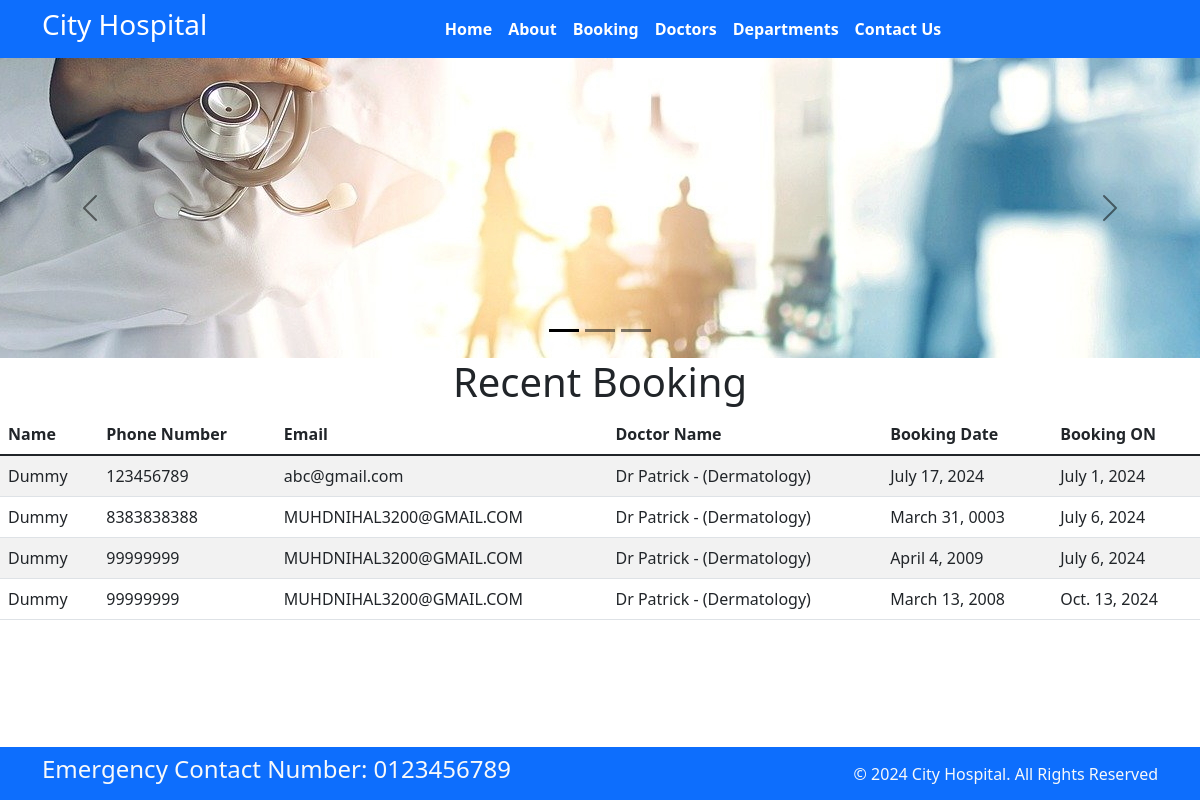
The page / on the database its author committed.
### home/models.py (models this page shows)
class Booking(models.Model):
    p_name = models.CharField(max_length=255)
    p_phone = models.CharField(max_length=10)
    p_email = models.EmailField()
    doc_name = models.ForeignKey(Doctors, on_delete=models.CASCADE)
    booking_date = models.DateField()
    booked_on = models.DateField(auto_now=True)

class Doctors(models.Model):
    doc_name = models.CharField(max_length=255)
    doc_spec = models.CharField(max_length=255)
    dep_name = models.ForeignKey(Departments, on_delete=models.CASCADE)
    doc_image = models.ImageField(upload_to='doctors')
    def __str__(self):
        return 'Dr ' +  self.doc_name + ' - (' + self.doc_spec + ')'

### home/views.py (the view)
# urls.py: path('', views.index, name='home'),
def index(request):
    booking = {
        "booking": Booking.objects.all()
    }
    return render(request, 'index.html', booking)

### templates/index.html (shortened to what this page needs)
{% extends 'base.html' %}
{% block content %}
{% load static %}
<div id="carouselExampleDark" class="carousel carousel-dark slide" data-bs-ride="carousel">
    <div class="carousel-indicators">
        <button type="button" data-bs-target="#carouselExampleDark" data-bs-slide-to="0" class="active" aria-current="true" aria-label="Slide 1"></button>
        <button type="button" data-bs-target="#carouselExampleDark" data-bs-slide-to="1" aria-label="Slide 2"></button>
        <button type="button" data-bs-target="#carouselExampleDark" data-bs-slide-to="2" aria-label="Slide 3"></button>
    </div>
    <div class="carousel-inner">
        <div class="carousel-item active" data-bs-interval="10000">
            <img src="{% static 'images/car1.jpg' %}" class="d-block w-100" alt="...">
        </div>
    </div>
    <button class="carousel-control-prev" type="button" data-bs-target="#carouselExampleDark" data-bs-slide="prev">
        <span class="carousel-control-prev-icon" aria-hidden="true"></span>
    </button>
    <button class="carousel-control-next" type="button" data-bs-target="#carouselExampleDark" data-bs-slide="next">
        <span class="carousel-control-next-icon" aria-hidden="true"></span>
    </button>
</div>
<h1 class="text-center">Recent Booking</h1>
<table class="table table-striped">
    <thead>
        <tr>
            <th>Name</th>
            <th>Phone Number</th>
            <th>Email</th>
            <th>Doctor Name</th>
            <th>Booking Date</th>
            <th>Booking ON</th>
        </tr>
    </thead>
    <tbody>
        {% for b in booking %}
        <tr>
            <td>{{ b.p_name }}</td>
            <td>{{ b.p_phone }}</td>
            <td>{{ b.p_email }}</td>
            <td>{{ b.doc_name }}</td>
            <td>{{ b.booking_date }}</td>
            <td>{{ b.booked_on }}</td>
        </tr>
        {% endfor %}
    </tbody>
</table>
{% endblock %}

### rows shown on the page
Booking: p_name "Dummy", p_phone "123456789", p_email "abc@gmail.com", doc_name "Dr Patrick - (Dermatology)", booking_date "July 17, 2024", booked_on "July 1, 2024"
Booking: p_name "Dummy", p_phone "8383838388", p_email "MUHDNIHAL3200@GMAIL.COM", doc_name "Dr Patrick - (Dermatology)", booking_date "March 31, 0003", booked_on "July 6, 2024"
Booking: p_name "Dummy", p_phone "99999999", p_email "MUHDNIHAL3200@GMAIL.COM", doc_name "Dr Patrick - (Dermatology)", booking_date "April 4, 2009", booked_on "July 6, 2024"
Booking: p_name "Dummy", p_phone "99999999", p_email "MUHDNIHAL3200@GMAIL.COM", doc_name "Dr Patrick - (Dermatology)", booking_date "March 13, 2008", booked_on "Oct. 13, 2024"
